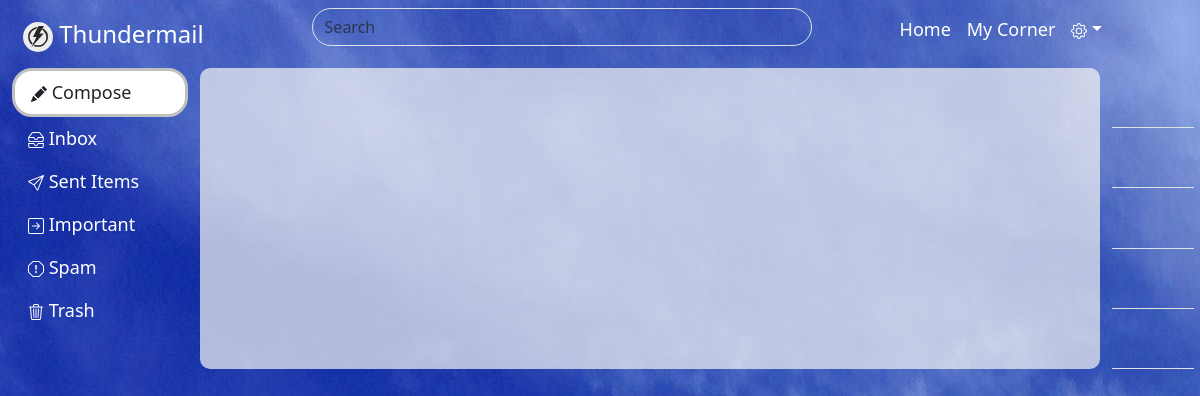
Before: /home/ (signed in) with the older database file.
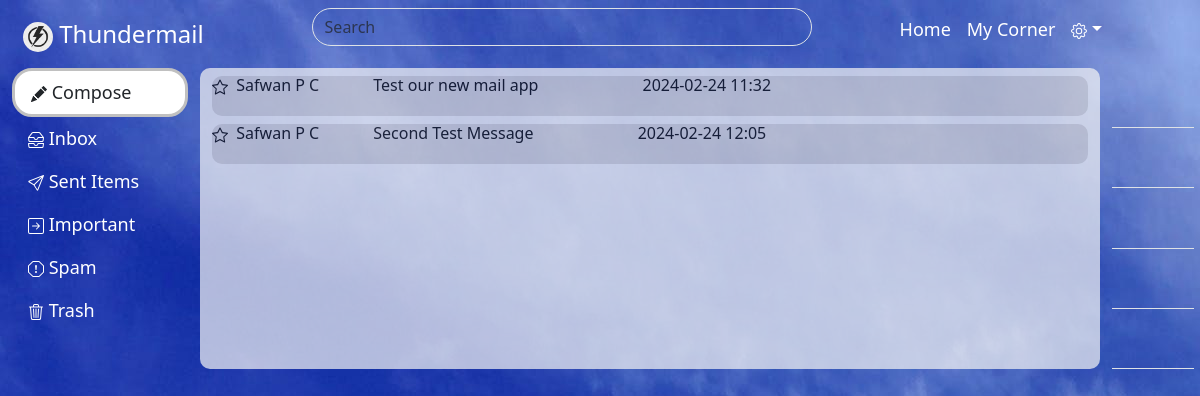
After: the same page with the newer database file.
### user_app/models.py (models this page shows)
class Message_Tb(models.Model):
    sender_id=models.ForeignKey(Register_Tb,on_delete=models.CASCADE)
    recipient_id=models.CharField(max_length=50)
    subject=models.CharField(max_length=100,default="No Subject")
    message=models.CharField(max_length=200)
    attachment=models.FileField(upload_to='thunder', blank=True, null=True, default='default.png')
    date=models.CharField(max_length=20)
    time=models.CharField(max_length=20)
    status_reciever=models.CharField(max_length=20,default='unread')
    status_sender=models.CharField(max_length=20,default='none')

class Register_Tb(models.Model):
    name=models.CharField(max_length=50)
    gender=models.CharField(max_length=20)
    dob=models.CharField(max_length=30)
    mobile=models.CharField(max_length=20)
    user_name=models.CharField(max_length=50)
    password=models.CharField(max_length=20)

### user_app/views.py (the view)
# urls.py: path('home/',views.home,name='home'),
def home(request):
    my_id=request.session['yourself']
    details = Register_Tb.objects.filter(id=my_id)
    user_name=details[0].user_name
    messages= Message_Tb.objects.filter(recipient_id=user_name)
    my_name = details[0].name
    return render(request,'home.html',{'key':my_name,'see':details,'view':messages})

### templates/home.html (shortened to what this page needs)
{% extends 'base.html' %}
{% block content %}
{% for i in view %}
    <a href="{% url 'read_message' i.id %}" style="text-decoration: none; color: black; margin-top: 10px;"><h6 id="inbox">&nbsp; {{i.sender_id.name}}<span style="margin-left: 50px; margin-right: 100px;">{{i.subject}}</span><span> {{i.date}}</span> {{i.time}}
  </h6></a>
{% endfor %}
{% endblock %}

Changed rows visible on the page:
added Message_Tb: sender_id.name "Safwan P C", subject "Test our new mail app", date "2024-02-24", time "11:32"
added Message_Tb: sender_id.name "Safwan P C", subject "Second Test Message", date "2024-02-24", time "12:05"
